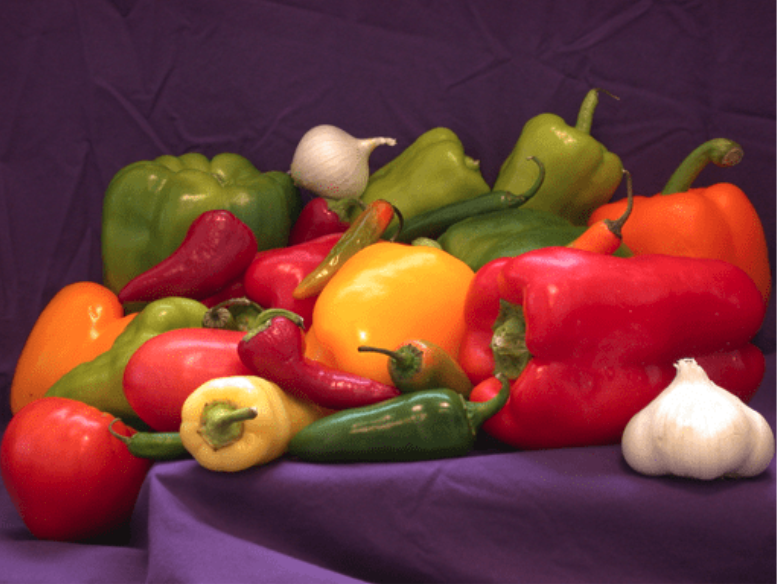
%> input picture Lab5-Segmentation/assets/peppers.png, 777 x 584 px
$ octave task_5_2.m   (GNU Octave 9; MATLAB toolbox functions it lacks are replaced by stand-ins)
%> lines starting %> are read from the running program, lines starting %| are printed output that depends on the picture
clear all; close all;
f = imread('assets/peppers.png');    % read image
%> f is the input picture: size 584x777x3 uint8; mean R, G, B 113.9, 57.8, 56.4
[M, N, S] = size(f);                  % find image size
%> M = 584; N = 777; S = 3
F = reshape(f, [M*N S]);            % resize as 1D array of 3 colours
% Separate the three colour channels
R = F(:,1); G = F(:,2); B = F(:,3);
C = double(F)/255;          % convert to double data type for plotting
figure(1)
scatter3(R, G, B, 1, C);    % scatter plot each pixel as colour dot
xlabel('RED', 'FontSize', 14);
ylabel('GREEN', 'FontSize', 14);
zlabel('BLUE', 'FontSize', 14);
title('Pixel colour in feature vector [R G B]');

% perform k-means clustering
k = 12;
[L,centers]=imsegkmeans(f,k);
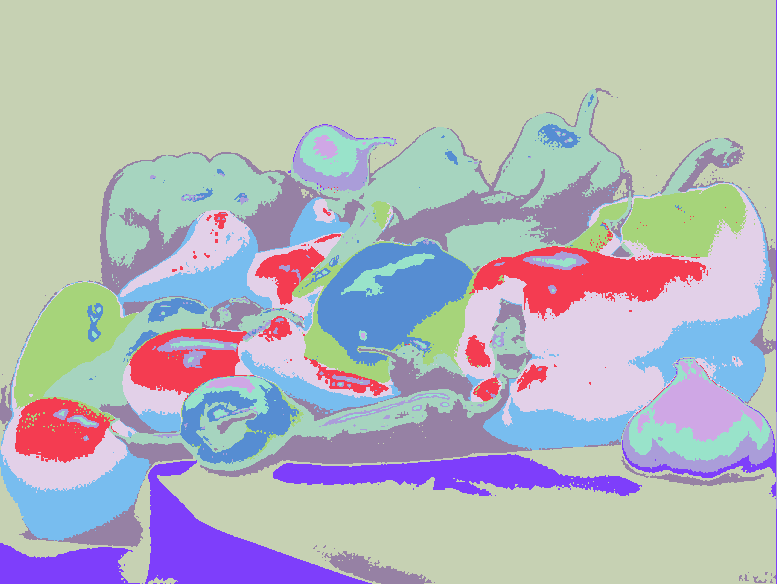
%> L: size 584x777 uint8; 12 distinct labels, from 1 to 12; one colour per label, 0 black
%> centers = [120 110 38; 234 56 61; 253 243 233; 61 34 58; 176 18 35; 234 196 153; 237 170 54; 112 71 124; 114 5 24; 60 51 25; 192 133 116; 234 94 33]
% plot the means on the scatter plot
hold
scatter3(centers(:,1),centers(:,2),centers(:,3),100,'black','fill');
title('K-means clustering (k = 12)')
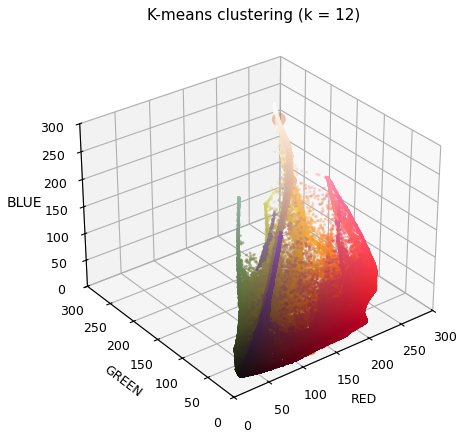
%> figure redrawn from the program's plot data

% display the segmented image along with the original
J = label2rgb(L,im2double(centers));
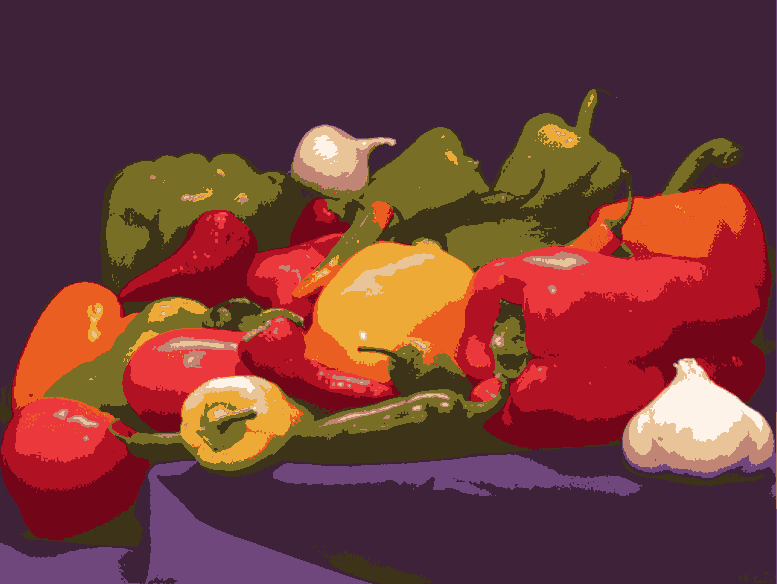
%> J: size 584x777x3 uint8; mean R, G, B 113.8, 58.1, 56.3
figure(2)
montage({f,J})
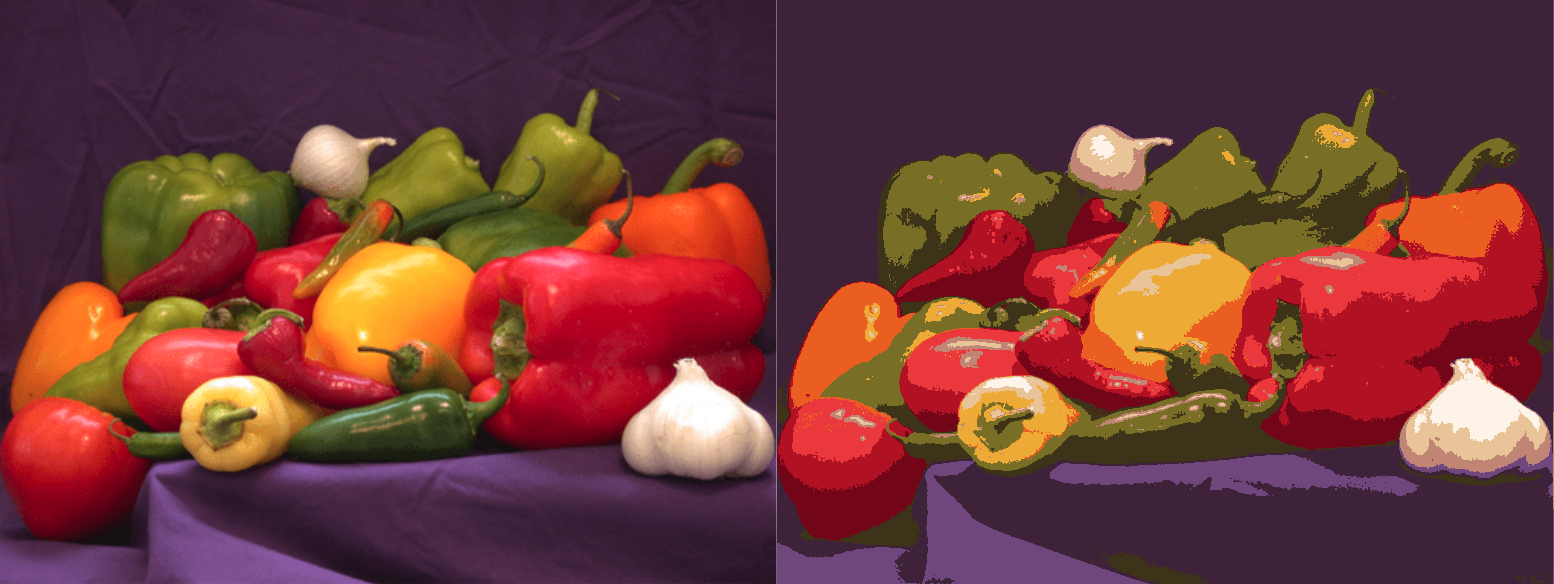
%> displayed picture: size 584x1554x3, on the screen's scale of 0 to 255; mean R, G, B 113.9, 57.9, 56.4
title('Segmented image along with the original (k = 12)')
